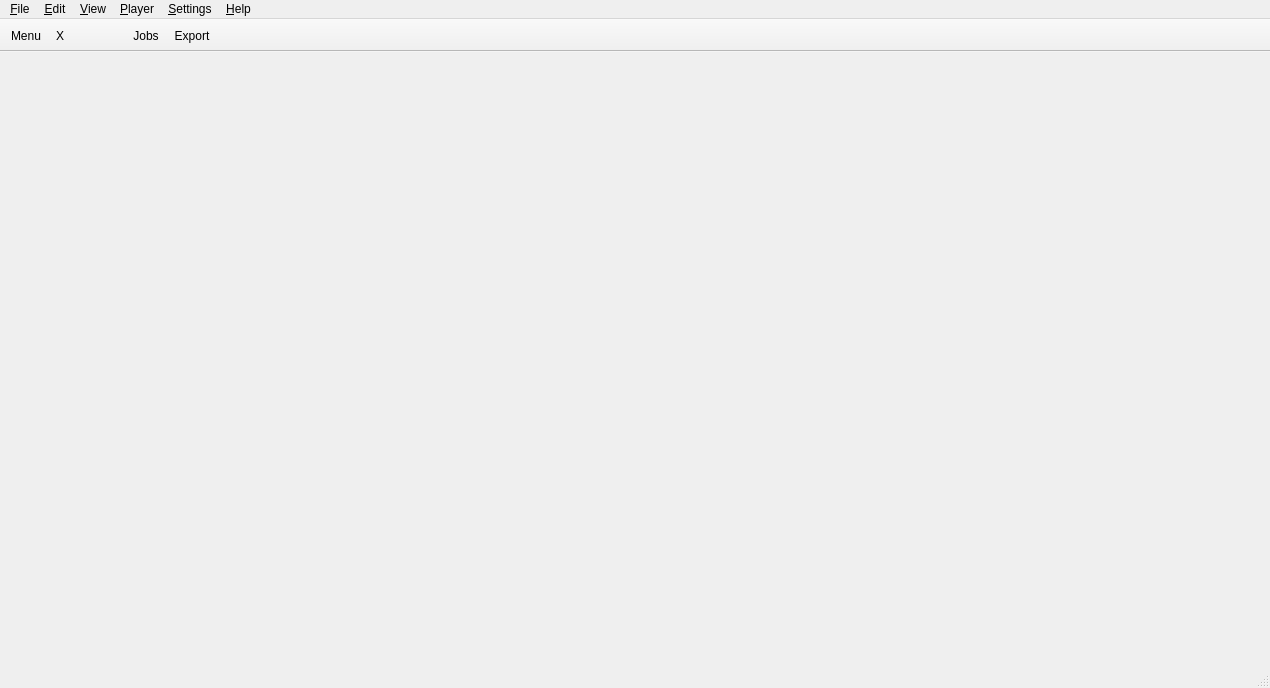
<?xml version="1.0" encoding="UTF-8"?>
<ui version="4.0">
 <class>MainWindow</class>
 <widget class="QMainWindow" name="MainWindow">
  <property name="geometry">
   <rect>
    <x>0</x>
    <y>0</y>
    <width>1270</width>
    <height>688</height>
   </rect>
  </property>
  <property name="windowTitle">
   <string>Shotcut</string>
  </property>
  <property name="windowIcon">
   <iconset resource="../icons/resources.qrc">
    <normaloff>:/icons/shotcut-logo-64.svg</normaloff>:/icons/shotcut-logo-64.svg</iconset>
  </property>
  <widget class="QWidget" name="centralWidget">
   <layout class="QHBoxLayout" name="horizontalLayout">
    <property name="leftMargin">
     <number>0</number>
    </property>
    <property name="topMargin">
     <number>4</number>
    </property>
    <property name="rightMargin">
     <number>0</number>
    </property>
    <property name="bottomMargin">
     <number>0</number>
    </property>
   </layout>
  </widget>
  <widget class="QMenuBar" name="menuBar">
   <property name="geometry">
    <rect>
     <x>0</x>
     <y>0</y>
     <width>1270</width>
     <height>29</height>
    </rect>
   </property>
   <widget class="QMenu" name="menuFile">
    <property name="title">
     <string>&amp;File</string>
    </property>
    <widget class="QMenu" name="menuExport">
     <property name="title">
      <string>Export</string>
     </property>
     <addaction name="actionExportFrame"/>
     <addaction name="actionExportVideo"/>
     <addaction name="actionExportChapters"/>
     <addaction name="actionExportEDL"/>
    </widget>
    <widget class="QMenu" name="menuOtherVersions">
     <property name="title">
      <string>Other Versions</string>
     </property>
     <addaction name="separator"/>
    </widget>
    <widget class="QMenu" name="menuNew">
     <property name="title">
      <string>New</string>
     </property>
     <addaction name="actionNew"/>
    </widget>
    <addaction name="menuNew"/>
    <addaction name="actionOpen"/>
    <addaction name="actionOpenOther"/>
    <addaction name="actionOpenXML"/>
    <addaction name="separator"/>
    <addaction name="actionSave"/>
    <addaction name="actionSave_As"/>
    <addaction name="actionBackupSave"/>
    <addaction name="menuOtherVersions"/>
    <addaction name="separator"/>
    <addaction name="actionShowProjectFolder"/>
    <addaction name="menuExport"/>
    <addaction name="actionClose"/>
    <addaction name="separator"/>
    <addaction name="actionExit"/>
   </widget>
   <widget class="QMenu" name="menuView">
    <property name="title">
     <string>&amp;View</string>
    </property>
    <widget class="QMenu" name="menuLayout">
     <property name="title">
      <string>Layout</string>
     </property>
     <addaction name="actionLayoutLogging"/>
     <addaction name="actionLayoutEditing"/>
     <addaction name="actionLayoutEffects"/>
     <addaction name="actionLayoutColor"/>
     <addaction name="actionLayoutAudio"/>
     <addaction name="actionLayoutPlayer"/>
     <addaction name="separator"/>
     <addaction name="actionLayoutClip"/>
     <addaction name="actionLayoutPlaylist"/>
     <addaction name="separator"/>
     <addaction name="actionRestoreLayout"/>
     <addaction name="actionLayoutAdd"/>
    </widget>
    <addaction name="actionEnterFullScreen"/>
    <addaction name="menuLayout"/>
    <addaction name="actionShowTitleBars"/>
    <addaction name="actionShowToolbar"/>
    <addaction name="actionShowMenuBar"/>
    <addaction name="actionShowSmallIcons"/>
    <addaction name="actionShowTextUnderIcons"/>
    <addaction name="separator"/>
   </widget>
   <widget class="QMenu" name="menuEdit">
    <property name="title">
     <string>&amp;Edit</string>
    </property>
   </widget>
   <widget class="QMenu" name="menuPlayer">
    <property name="title">
     <string>&amp;Player</string>
    </property>
    <widget class="QMenu" name="menuExternal">
     <property name="title">
      <string>External Monitor</string>
     </property>
     <addaction name="actionExternalNone"/>
    </widget>
    <addaction name="menuExternal"/>
    <addaction name="separator"/>
   </widget>
   <widget class="QMenu" name="menuHelp">
    <property name="title">
     <string>&amp;Help</string>
    </property>
    <addaction name="actionTopics"/>
    <addaction name="actionKeyboardShortcuts"/>
    <addaction name="actionWhatsThis"/>
    <addaction name="actionUpgrade"/>
    <addaction name="actionFAQ"/>
    <addaction name="actionTutorials"/>
    <addaction name="actionForum"/>
    <addaction name="separator"/>
    <addaction name="actionAbout_Shotcut"/>
    <addaction name="actionAbout_Qt"/>
   </widget>
   <widget class="QMenu" name="menuSettings">
    <property name="title">
     <string>&amp;Settings</string>
    </property>
    <widget class="QMenu" name="menuAudioChannels">
     <property name="title">
      <string>Audio Channels</string>
     </property>
     <addaction name="actionChannels1"/>
     <addaction name="actionChannels2"/>
     <addaction name="actionChannels4"/>
     <addaction name="actionChannels6"/>
    </widget>
    <widget class="QMenu" name="menuProfile">
     <property name="title">
      <string>Video Mode</string>
     </property>
     <addaction name="actionProfileAutomatic"/>
    </widget>
    <widget class="QMenu" name="menuProcessingMode">
     <property name="title">
      <string>Processing Mode</string>
     </property>
     <addaction name="actionNative8bitCpu"/>
     <addaction name="actionNative10bitCpu"/>
     <addaction name="actionLinear10bitCpu"/>
     <addaction name="actionLinear10bitGpuCpu"/>
    </widget>
    <widget class="QMenu" name="menuLanguage">
     <property name="title">
      <string>Language</string>
     </property>
    </widget>
    <widget class="QMenu" name="menuTheme">
     <property name="title">
      <string>Theme</string>
     </property>
     <addaction name="actionSystemTheme"/>
     <addaction name="actionSystemFusion"/>
     <addaction name="actionFusionDark"/>
     <addaction name="actionClassicFusionDark"/>
     <addaction name="actionFusionLight"/>
    </widget>
    <widget class="QMenu" name="menuDrawingMethod">
     <property name="title">
      <string>Display Method</string>
     </property>
     <addaction name="actionDrawingAutomatic"/>
     <addaction name="actionDrawingOpenGL"/>
     <addaction name="actionDrawingDirectX"/>
     <addaction name="actionDrawingVulkan"/>
    </widget>
    <widget class="QMenu" name="menuGpuAdapter">
     <property name="title">
      <string>Graphics Adapter</string>
     </property>
    </widget>
    <widget class="QMenu" name="menuJobPriority">
     <property name="title">
      <string>Job Priority</string>
     </property>
     <addaction name="actionJobPriorityLow"/>
     <addaction name="actionJobPriorityNormal"/>
    </widget>
    <widget class="QMenu" name="menuTimeline">
     <property name="title">
      <string>Timeline</string>
     </property>
    </widget>
    <widget class="QMenu" name="menuPlaylist">
     <property name="title">
      <string>Playlist</string>
     </property>
    </widget>
    <widget class="QMenu" name="menuData_Directory">
     <property name="title">
      <string>App Data Directory</string>
     </property>
     <addaction name="actionAppDataSet"/>
     <addaction name="actionAppDataShow"/>
    </widget>
    <widget class="QMenu" name="menuPreviewScaling">
     <property name="title">
      <string>Preview Scaling</string>
     </property>
     <addaction name="actionPreviewNone"/>
     <addaction name="actionPreview360"/>
     <addaction name="actionPreview540"/>
     <addaction name="actionPreview720"/>
     <addaction name="actionPreview1080"/>
     <addaction name="separator"/>
     <addaction name="actionPreviewHardwareDecoder"/>
    </widget>
    <widget class="QMenu" name="menuTimeFormat">
     <property name="title">
      <string>Time Format</string>
     </property>
     <addaction name="actionTimeClock"/>
     <addaction name="actionTimeDF"/>
     <addaction name="actionTimeNDF"/>
     <addaction name="actionTimeFrames"/>
    </widget>
    <widget class="QMenu" name="menuProxy">
     <property name="title">
      <string>Proxy</string>
     </property>
     <widget class="QMenu" name="menuStorage">
      <property name="title">
       <string>Storage</string>
      </property>
      <addaction name="actionProxyStorageSet"/>
      <addaction name="actionProxyStorageShow"/>
      <addaction name="actionProxyUseProjectFolder"/>
     </widget>
     <addaction name="actionUseProxy"/>
     <addaction name="menuStorage"/>
     <addaction name="separator"/>
     <addaction name="actionProxyUseHardware"/>
     <addaction name="actionProxyConfigureHardware"/>
    </widget>
    <widget class="QMenu" name="menuPlayerSettings">
     <property name="title">
      <string>Player</string>
     </property>
     <widget class="QMenu" name="menuDeinterlacer">
      <property name="title">
       <string>Deinterlacer</string>
      </property>
      <addaction name="actionOneField"/>
      <addaction name="actionYadifTemporal"/>
      <addaction name="actionYadifSpatial"/>
      <addaction name="actionBwdif"/>
     </widget>
     <widget class="QMenu" name="menuInterpolation">
      <property name="title">
       <string>Interpolation</string>
      </property>
      <addaction name="actionNearest"/>
      <addaction name="actionBilinear"/>
      <addaction name="actionBicubic"/>
      <addaction name="actionHyper"/>
     </widget>
     <addaction name="actionPauseAfterSeek"/>
     <addaction name="actionScrubAudio"/>
     <addaction name="actionJack"/>
     <addaction name="actionRealtime"/>
     <addaction name="actionProgressive"/>
     <addaction name="menuDeinterlacer"/>
     <addaction name="menuInterpolation"/>
     <addaction name="actionSync"/>
    </widget>
    <widget class="QMenu" name="menuBackup">
     <property name="title">
      <string>Backup</string>
     </property>
     <addaction name="actionBackupManually"/>
     <addaction name="actionBackupHourly"/>
     <addaction name="actionBackupDaily"/>
     <addaction name="actionBackupWeekly"/>
    </widget>
    <addaction name="actionProject"/>
    <addaction name="menuProfile"/>
    <addaction name="menuProcessingMode"/>
    <addaction name="menuAudioChannels"/>
    <addaction name="menuBackup"/>
    <addaction name="actionUser_Interface"/>
    <addaction name="menuPreviewScaling"/>
    <addaction name="menuProxy"/>
    <addaction name="menuPlayerSettings"/>
    <addaction name="menuPlaylist"/>
    <addaction name="menuTimeline"/>
    <addaction name="menuTimeFormat"/>
    <addaction name="menuLanguage"/>
    <addaction name="menuTheme"/>
    <addaction name="menuDrawingMethod"/>
    <addaction name="menuGpuAdapter"/>
    <addaction name="menuJobPriority"/>
    <addaction name="menuData_Directory"/>
    <addaction name="actionAudioVideoDevice"/>
    <addaction name="actionClearRecentOnExit"/>
    <addaction name="separator"/>
    <addaction name="actionLeaveSafeMode"/>
    <addaction name="actionReset"/>
   </widget>
   <addaction name="menuFile"/>
   <addaction name="menuEdit"/>
   <addaction name="menuView"/>
   <addaction name="menuPlayer"/>
   <addaction name="menuSettings"/>
   <addaction name="menuHelp"/>
  </widget>
  <widget class="QToolBar" name="mainToolBar">
   <property name="windowTitle">
    <string>Toolbar</string>
   </property>
   <property name="movable">
    <bool>false</bool>
   </property>
   <property name="toolButtonStyle">
    <enum>Qt::ToolButtonStyle::ToolButtonFollowStyle</enum>
   </property>
   <property name="iconSize">
    <size>
     <width>18</width>
     <height>18</height>
    </size>
   </property>
   <property name="floatable">
    <bool>false</bool>
   </property>
   <property name="Movable" stdset="0">
    <bool>false</bool>
   </property>
   <attribute name="toolBarArea">
    <enum>TopToolBarArea</enum>
   </attribute>
   <attribute name="toolBarBreak">
    <bool>false</bool>
   </attribute>
   <!-- Grafito top bar (52 px). Left: main menu, logo and project info
        (inserted before dummyAction in MainWindow::setupTopBar). Center:
        workspace switcher (inserted before dummyAction). Right: undo/redo
        (inserted between the undo separators), jobs and export. -->
   <addaction name="actionMainMenu"/>
   <addaction name="dummyAction"/>
   <addaction name="undoStartSeparator"/>
   <addaction name="undoEndSeparator"/>
   <addaction name="actionJobs"/>
   <addaction name="actionEncode"/>
  </widget>
  <widget class="QStatusBar" name="statusBar"/>
  <action name="actionOpen">
   <property name="icon">
    <iconset theme="document-open" resource="../icons/resources.qrc">
     <normaloff>:/icons/dark/32x32/document-open.png</normaloff>:/icons/dark/32x32/document-open.png</iconset>
   </property>
   <property name="text">
    <string>&amp;Open File...</string>
   </property>
   <property name="toolTip">
    <string>Open a video, audio, image, or project file</string>
   </property>
   <property name="shortcut">
    <string notr="true">Ctrl+O</string>
   </property>
   <property name="iconVisibleInMenu">
    <bool>false</bool>
   </property>
  </action>
  <action name="actionExit">
   <property name="text">
    <string>E&amp;xit</string>
   </property>
   <property name="toolTip">
    <string>Quit the application</string>
   </property>
   <property name="shortcut">
    <string notr="true">Ctrl+Q</string>
   </property>
  </action>
  <action name="actionAbout_Shotcut">
   <property name="text">
    <string>&amp;About Shotcut</string>
   </property>
   <property name="menuRole">
    <enum>QAction::MenuRole::AboutRole</enum>
   </property>
  </action>
  <action name="actionAbout_Qt">
   <property name="text">
    <string>About Qt</string>
   </property>
   <property name="menuRole">
    <enum>QAction::MenuRole::AboutQtRole</enum>
   </property>
  </action>
  <action name="actionOpenOther">
   <property name="text">
    <string>Open Other...</string>
   </property>
   <property name="toolTip">
    <string>Open a device, stream or generator</string>
   </property>
   <property name="shortcut">
    <string notr="true">Ctrl+Shift+O</string>
   </property>
   <property name="iconVisibleInMenu">
    <bool>false</bool>
   </property>
  </action>
  <action name="actionSave">
   <property name="icon">
    <iconset theme="document-save" resource="../icons/resources.qrc">
     <normaloff>:/icons/dark/32x32/document-save.png</normaloff>:/icons/dark/32x32/document-save.png</iconset>
   </property>
   <property name="text">
    <string>&amp;Save</string>
   </property>
   <property name="toolTip">
    <string>Save project as a MLT XML file</string>
   </property>
   <property name="whatsThis">
    <string notr="true">https://forum.shotcut.org/t/file-save-and-save-as/12973/1</string>
   </property>
   <property name="shortcut">
    <string notr="true">Ctrl+S</string>
   </property>
   <property name="iconVisibleInMenu">
    <bool>false</bool>
   </property>
  </action>
  <action name="actionSave_As">
   <property name="text">
    <string>Save &amp;As...</string>
   </property>
   <property name="toolTip">
    <string>Save project to a different MLT XML file</string>
   </property>
   <property name="whatsThis">
    <string notr="true">https://forum.shotcut.org/t/file-save-and-save-as/12973/1</string>
   </property>
   <property name="shortcut">
    <string notr="true">Ctrl+Shift+S</string>
   </property>
  </action>
  <action name="actionEncode">
   <property name="icon">
    <iconset theme="media-record" resource="../icons/resources.qrc">
     <normaloff>:/icons/dark/32x32/media-record.png</normaloff>:/icons/dark/32x32/media-record.png</iconset>
   </property>
   <property name="text">
    <string>Export</string>
   </property>
   <property name="toolTip">
    <string>Export</string>
   </property>
   <property name="whatsThis">
    <string notr="true">https://forum.shotcut.org/t/export-basics/12953//1</string>
   </property>
  </action>
  <action name="actionForum">
   <property name="text">
    <string>Forum...</string>
   </property>
  </action>
  <action name="actionFAQ">
   <property name="text">
    <string>FAQ...</string>
   </property>
  </action>
  <action name="actionEnterFullScreen">
   <property name="icon">
    <iconset theme="view-fullscreen" resource="../icons/resources.qrc">
     <normaloff>:/icons/dark/32x32/view-fullscreen.png</normaloff>:/icons/dark/32x32/view-fullscreen.png</iconset>
   </property>
   <property name="text">
    <string>Enter Full Screen</string>
   </property>
   <property name="shortcut">
    <string>F11</string>
   </property>
  </action>
  <action name="actionAudioMeter">
   <property name="icon">
    <iconset theme="audio-meter" resource="../icons/resources.qrc">
     <normaloff>:/icons/dark/32x32/audio-meter.png</normaloff>:/icons/dark/32x32/audio-meter.png</iconset>
   </property>
   <property name="text">
    <string>Peak Meter</string>
   </property>
   <property name="toolTip">
    <string>Audio Peak Meter</string>
   </property>
   <property name="whatsThis">
    <string notr="true">https://forum.shotcut.org/t/audio-peak-meter-scope/12918/1</string>
   </property>
  </action>
  <action name="actionProperties">
   <property name="icon">
    <iconset theme="dialog-information" resource="../icons/resources.qrc">
     <normaloff>:/icons/dark/32x32/dialog-information.png</normaloff>:/icons/dark/32x32/dialog-information.png</iconset>
   </property>
   <property name="text">
    <string>Properties</string>
   </property>
   <property name="whatsThis">
    <string notr="true">https://forum.shotcut.org/t/user-guide-table-of-contents/43285#p-145073-properties-14</string>
   </property>
  </action>
  <action name="actionRecent">
   <property name="icon">
    <iconset theme="document-open-recent" resource="../icons/resources.qrc">
     <normaloff>:/icons/dark/32x32/document-open-recent.png</normaloff>:/icons/dark/32x32/document-open-recent.png</iconset>
   </property>
   <property name="text">
    <string>Recent</string>
   </property>
   <property name="whatsThis">
    <string notr="true">https://forum.shotcut.org/t/recent-panel/12941/1</string>
   </property>
  </action>
  <action name="actionPlaylist">
   <property name="icon">
    <iconset theme="view-media-playlist" resource="../icons/resources.qrc">
     <normaloff>:/icons/dark/32x32/view-media-playlist.png</normaloff>:/icons/dark/32x32/view-media-playlist.png</iconset>
   </property>
   <property name="text">
    <string>Playlist</string>
   </property>
   <property name="whatsThis">
    <string notr="true">https://forum.shotcut.org/t/about-the-playlist/12951/1</string>
   </property>
  </action>
  <action name="actionHistory">
   <property name="icon">
    <iconset theme="view-history" resource="../icons/resources.qrc">
     <normaloff>:/icons/dark/32x32/view-history.png</normaloff>:/icons/dark/32x32/view-history.png</iconset>
   </property>
   <property name="text">
    <string>History</string>
   </property>
   <property name="whatsThis">
    <string notr="true">https://forum.shotcut.org/t/history-panel/12944/1</string>
   </property>
  </action>
  <action name="actionRealtime">
   <property name="checkable">
    <bool>true</bool>
   </property>
   <property name="checked">
    <bool>true</bool>
   </property>
   <property name="text">
    <string>Realtime (frame dropping)</string>
   </property>
  </action>
  <action name="actionProgressive">
   <property name="checkable">
    <bool>true</bool>
   </property>
   <property name="checked">
    <bool>true</bool>
   </property>
   <property name="text">
    <string>Progressive</string>
   </property>
  </action>
  <action name="actionNative8bitCpu">
   <property name="checkable">
    <bool>true</bool>
   </property>
   <property name="text">
    <string>Native 8-bit CPU (fast, flexible)</string>
   </property>
  </action>
  <action name="actionNative10bitCpu">
   <property name="checkable">
    <bool>true</bool>
   </property>
   <property name="text">
    <string>Native 10-bit CPU (slower, better)</string>
   </property>
  </action>
  <action name="actionLinear10bitCpu">
   <property name="checkable">
    <bool>true</bool>
   </property>
   <property name="text">
    <string>Linear 10-bit CPU (slowest, best)</string>
   </property>
  </action>
  <action name="actionLinear10bitGpuCpu">
   <property name="checkable">
    <bool>true</bool>
   </property>
   <property name="text">
    <string>Linear 10-bit GPU/CPU (Experimental)</string>
   </property>
  </action>
  <action name="actionChannels1">
   <property name="checkable">
    <bool>true</bool>
   </property>
   <property name="text">
    <string>1 (mono)</string>
   </property>
  </action>
  <action name="actionChannels2">
   <property name="checkable">
    <bool>true</bool>
   </property>
   <property name="text">
    <string>2 (stereo)</string>
   </property>
  </action>
  <action name="actionChannels4">
   <property name="checkable">
    <bool>true</bool>
   </property>
   <property name="text">
    <string>4 (quad/Ambisonics)</string>
   </property>
  </action>
  <action name="actionChannels6">
   <property name="checkable">
    <bool>true</bool>
   </property>
   <property name="text">
    <string>6 (5.1 surround)</string>
   </property>
  </action>
  <action name="actionOneField">
   <property name="checkable">
    <bool>true</bool>
   </property>
   <property name="checked">
    <bool>true</bool>
   </property>
   <property name="text">
    <string>One Field (fast)</string>
   </property>
  </action>
  <action name="actionYadifTemporal">
   <property name="checkable">
    <bool>true</bool>
   </property>
   <property name="text">
    <string>YADIF - temporal only (good)</string>
   </property>
  </action>
  <action name="actionYadifSpatial">
   <property name="checkable">
    <bool>true</bool>
   </property>
   <property name="text">
    <string>YADIF - temporal + spatial (better)</string>
   </property>
  </action>
  <action name="actionBwdif">
   <property name="checkable">
    <bool>true</bool>
   </property>
   <property name="text">
    <string>BWDIF (best)</string>
   </property>
  </action>
  <action name="actionNearest">
   <property name="checkable">
    <bool>true</bool>
   </property>
   <property name="checked">
    <bool>true</bool>
   </property>
   <property name="text">
    <string>Nearest Neighbor (fast)</string>
   </property>
  </action>
  <action name="actionBilinear">
   <property name="checkable">
    <bool>true</bool>
   </property>
   <property name="text">
    <string>Bilinear (good)</string>
   </property>
  </action>
  <action name="actionBicubic">
   <property name="checkable">
    <bool>true</bool>
   </property>
   <property name="text">
    <string>Bicubic (better)</string>
   </property>
  </action>
  <action name="actionHyper">
   <property name="checkable">
    <bool>true</bool>
   </property>
   <property name="text">
    <string>Lanczos (best)</string>
   </property>
  </action>
  <action name="actionProfileAutomatic">
   <property name="checkable">
    <bool>true</bool>
   </property>
   <property name="checked">
    <bool>true</bool>
   </property>
   <property name="text">
    <string>Automatic</string>
   </property>
  </action>
  <action name="actionExternalNone">
   <property name="checkable">
    <bool>true</bool>
   </property>
   <property name="checked">
    <bool>true</bool>
   </property>
   <property name="text">
    <string>None</string>
   </property>
  </action>
  <action name="actionJack">
   <property name="checkable">
    <bool>true</bool>
   </property>
   <property name="text">
    <string>Use JACK Audio</string>
   </property>
  </action>
  <action name="actionFilters">
   <property name="icon">
    <iconset theme="view-filter" resource="../icons/resources.qrc">
     <normaloff>:/icons/dark/32x32/view-filter.png</normaloff>:/icons/dark/32x32/view-filter.png</iconset>
   </property>
   <property name="text">
    <string>Filters</string>
   </property>
   <property name="toolTip">
    <string>Filters</string>
   </property>
   <property name="whatsThis">
    <string notr="true">https://forum.shotcut.org/t/add-search-remove-and-reorder-filters/48127/1</string>
   </property>
  </action>
  <action name="actionAddCustomProfile">
   <property name="text">
    <string>Add...</string>
   </property>
  </action>
  <action name="actionSystemTheme">
   <property name="checkable">
    <bool>true</bool>
   </property>
   <property name="text">
    <string>System</string>
   </property>
   <property name="toolTip">
    <string>Use the user or platform style, colors, and icons.</string>
   </property>
  </action>
  <action name="actionSystemFusion">
   <property name="checkable">
    <bool>true</bool>
   </property>
   <property name="text">
    <string>System Fusion</string>
   </property>
  </action>
  <action name="actionFusionDark">
   <property name="checkable">
    <bool>true</bool>
   </property>
   <property name="text">
    <string>Grafito Modern</string>
   </property>
   <property name="toolTip">
    <string>The dark Grafito theme with the accent color of your choice.</string>
   </property>
  </action>
  <action name="actionClassicFusionDark">
   <property name="checkable">
    <bool>true</bool>
   </property>
   <property name="text">
    <string>Classic Fusion Dark</string>
   </property>
   <property name="toolTip">
    <string>The dark theme of Shotcut before the Grafito redesign.</string>
   </property>
  </action>
  <action name="actionFusionLight">
   <property name="checkable">
    <bool>true</bool>
   </property>
   <property name="text">
    <string>Fusion Light</string>
   </property>
  </action>
  <action name="actionTutorials">
   <property name="text">
    <string>Tutorials...</string>
   </property>
  </action>
  <action name="actionTimeline">
   <property name="icon">
    <iconset theme="view-time-schedule" resource="../icons/resources.qrc">
     <normaloff>:/icons/dark/32x32/view-time-schedule.png</normaloff>:/icons/dark/32x32/view-time-schedule.png</iconset>
   </property>
   <property name="text">
    <string>Timeline</string>
   </property>
   <property name="whatsThis">
    <string notr="true">https://forum.shotcut.org/t/about-the-timeline/12952/1</string>
   </property>
  </action>
  <action name="actionRestoreLayout">
   <property name="text">
    <string>Restore Default Layout</string>
   </property>
   <property name="toolTip">
    <string>Restore Default Layout</string>
   </property>
  </action>
  <action name="actionShowTitleBars">
   <property name="checkable">
    <bool>true</bool>
   </property>
   <property name="text">
    <string>Show Title Bars</string>
   </property>
  </action>
  <action name="actionShowToolbar">
   <property name="checkable">
    <bool>true</bool>
   </property>
   <property name="text">
    <string>Show Toolbar</string>
   </property>
  </action>
  <action name="actionShowMenuBar">
   <property name="checkable">
    <bool>true</bool>
   </property>
   <property name="text">
    <string>Show Menu Bar</string>
   </property>
   <property name="toolTip">
    <string>Show the classic menu bar in addition to the main menu button</string>
   </property>
  </action>
  <action name="actionMainMenu">
   <property name="icon">
    <iconset theme="show-menu" resource="../icons/resources.qrc">
     <normaloff>:/icons/dark/32x32/show-menu.png</normaloff>:/icons/dark/32x32/show-menu.png</iconset>
   </property>
   <property name="text">
    <string>Menu</string>
   </property>
   <property name="toolTip">
    <string>Show the main menu (Alt)</string>
   </property>
  </action>
  <action name="actionUpgrade">
   <property name="text">
    <string>Upgrade...</string>
   </property>
  </action>
  <action name="actionOpenXML">
   <property name="text">
    <string>Open MLT XML As Clip...</string>
   </property>
   <property name="toolTip">
    <string>Open a MLT XML project file as a virtual clip</string>
   </property>
  </action>
  <action name="actionScrubAudio">
   <property name="checkable">
    <bool>true</bool>
   </property>
   <property name="text">
    <string>Scrub Audio</string>
   </property>
  </action>
  <action name="actionDrawingAutomatic">
   <property name="checkable">
    <bool>true</bool>
   </property>
   <property name="checked">
    <bool>true</bool>
   </property>
   <property name="text">
    <string>Automatic</string>
   </property>
  </action>
  <action name="actionDrawingOpenGL">
   <property name="checkable">
    <bool>true</bool>
   </property>
   <property name="text">
    <string notr="true">OpenGL</string>
   </property>
  </action>
  <action name="actionDrawingDirectX">
   <property name="checkable">
    <bool>true</bool>
   </property>
   <property name="text">
    <string notr="true">DirectX (ANGLE)</string>
   </property>
  </action>
  <action name="actionJobPriorityLow">
   <property name="checkable">
    <bool>true</bool>
   </property>
   <property name="text">
    <string>Low</string>
   </property>
  </action>
  <action name="actionJobPriorityNormal">
   <property name="checkable">
    <bool>true</bool>
   </property>
   <property name="text">
    <string>Normal</string>
   </property>
  </action>
  <action name="actionResources">
   <property name="text">
    <string>Resources...</string>
   </property>
  </action>
  <action name="actionApplicationLog">
   <property name="text">
    <string>Application Log...</string>
   </property>
  </action>
  <action name="actionProject">
   <property name="enabled">
    <bool>true</bool>
   </property>
   <property name="text">
    <string>Project</string>
   </property>
  </action>
  <action name="actionUser_Interface">
   <property name="enabled">
    <bool>true</bool>
   </property>
   <property name="text">
    <string>User Interface</string>
   </property>
  </action>
  <action name="actionClose">
   <property name="icon">
    <iconset theme="window-close" resource="../icons/resources.qrc">
     <normaloff>:/icons/dark/32x32/window-close.png</normaloff>:/icons/dark/32x32/window-close.png</iconset>
   </property>
   <property name="text">
    <string>Close</string>
   </property>
   <property name="shortcut">
    <string notr="true">Ctrl+W</string>
   </property>
   <property name="iconVisibleInMenu">
    <bool>false</bool>
   </property>
  </action>
  <action name="actionExportEDL">
   <property name="text">
    <string>EDL...</string>
   </property>
   <property name="iconText">
    <string>Export EDL</string>
   </property>
   <property name="toolTip">
    <string>Export EDL</string>
   </property>
  </action>
  <action name="actionExportFrame">
   <property name="text">
    <string>Frame...</string>
   </property>
   <property name="iconText">
    <string>Export Frame</string>
   </property>
   <property name="toolTip">
    <string>Export Frame</string>
   </property>
   <property name="shortcut">
    <string notr="true">Ctrl+Shift+E</string>
   </property>
  </action>
  <action name="actionExportVideo">
   <property name="text">
    <string>Video/Audio...</string>
   </property>
   <property name="iconText">
    <string>Export Video/Audio</string>
   </property>
   <property name="toolTip">
    <string>Export Video/Audio</string>
   </property>
   <property name="shortcut">
    <string notr="true">Ctrl+E</string>
   </property>
  </action>
  <action name="actionAppDataSet">
   <property name="text">
    <string>Set...</string>
   </property>
  </action>
  <action name="actionAppDataShow">
   <property name="text">
    <string>Show...</string>
   </property>
   <property name="toolTip">
    <string>Show</string>
   </property>
  </action>
  <action name="actionKeyframes">
   <property name="icon">
    <iconset theme="chronometer" resource="../icons/resources.qrc">
     <normaloff>:/icons/dark/32x32/chronometer.png</normaloff>:/icons/dark/32x32/chronometer.png</iconset>
   </property>
   <property name="text">
    <string>Keyframes</string>
   </property>
   <property name="toolTip">
    <string>Keyframes</string>
   </property>
   <property name="whatsThis">
    <string notr="true">https://forum.shotcut.org/t/about-keyframes/12957/1</string>
   </property>
  </action>
  <action name="actionNew">
   <property name="text">
    <string>Project</string>
   </property>
   <property name="toolTip">
    <string>Project</string>
   </property>
   <property name="shortcut">
    <string>Ctrl+N</string>
   </property>
  </action>
  <action name="actionScreenSnapshot">
   <property name="text">
    <string>Screen Snapshot</string>
   </property>
   <property name="toolTip">
    <string>Capture a screenshot</string>
   </property>
   <property name="visible">
    <bool>false</bool>
   </property>
  </action>
  <action name="actionScreenRecording">
   <property name="text">
    <string>Screen Recording</string>
   </property>
   <property name="toolTip">
    <string>Record the screen</string>
   </property>
   <property name="visible">
    <bool>false</bool>
   </property>
  </action>
  <action name="actionKeyboardShortcuts">
   <property name="text">
    <string>Actions and Shortcuts...</string>
   </property>
   <property name="shortcut">
    <string notr="true">?</string>
   </property>
  </action>
  <action name="actionLayoutAudio">
   <property name="checkable">
    <bool>true</bool>
   </property>
   <property name="text">
    <string>Audio</string>
   </property>
   <property name="toolTip">
    <string>Switch to the audio layout</string>
   </property>
   <property name="shortcut">
    <string>Alt+5</string>
   </property>
  </action>
  <action name="actionLayoutLogging">
   <property name="checkable">
    <bool>true</bool>
   </property>
   <property name="text">
    <string>Logging</string>
   </property>
   <property name="toolTip">
    <string>Switch to the logging layout</string>
   </property>
   <property name="shortcut">
    <string>Alt+1</string>
   </property>
  </action>
  <action name="actionLayoutEditing">
   <property name="checkable">
    <bool>true</bool>
   </property>
   <property name="text">
    <string>Editing</string>
   </property>
   <property name="toolTip">
    <string>Switch to the editing layout</string>
   </property>
   <property name="shortcut">
    <string>Alt+2</string>
   </property>
  </action>
  <action name="actionLayoutEffects">
   <property name="checkable">
    <bool>true</bool>
   </property>
   <property name="text">
    <string>FX</string>
   </property>
   <property name="toolTip">
    <string>Switch to the effects layout</string>
   </property>
   <property name="shortcut">
    <string>Alt+3</string>
   </property>
  </action>
  <action name="actionLayoutAdd">
   <property name="text">
    <string>Add...</string>
   </property>
  </action>
  <action name="actionProfileRemove">
   <property name="text">
    <string>Remove...</string>
   </property>
  </action>
  <action name="actionLayoutRemove">
   <property name="text">
    <string>Remove...</string>
   </property>
  </action>
  <action name="actionOpenOther2">
   <property name="icon">
    <iconset theme="document-new" resource="../icons/resources.qrc">
     <normaloff>:/icons/dark/32x32/document-new.png</normaloff>:/icons/dark/32x32/document-new.png</iconset>
   </property>
   <property name="text">
    <string>Generate</string>
   </property>
   <property name="whatsThis">
    <string notr="true">https://forum.shotcut.org/t/user-guide-table-of-contents/43285#p-145073-properties-14</string>
   </property>
   <property name="iconVisibleInMenu">
    <bool>false</bool>
   </property>
  </action>
  <action name="actionClearRecentOnExit">
   <property name="checkable">
    <bool>true</bool>
   </property>
   <property name="text">
    <string>Clear Recent on Exit</string>
   </property>
  </action>
  <action name="actionShowTextUnderIcons">
   <property name="checkable">
    <bool>true</bool>
   </property>
   <property name="text">
    <string>Show Text Under Icons</string>
   </property>
  </action>
  <action name="actionShowSmallIcons">
   <property name="checkable">
    <bool>true</bool>
   </property>
   <property name="text">
    <string>Show Small Icons</string>
   </property>
  </action>
  <action name="actionJobs">
   <property name="icon">
    <iconset theme="run-build" resource="../icons/resources.qrc">
     <normaloff>:/icons/dark/32x32/run-build.png</normaloff>:/icons/dark/32x32/run-build.png</iconset>
   </property>
   <property name="text">
    <string>Jobs</string>
   </property>
   <property name="whatsThis">
    <string notr="true">https://forum.shotcut.org/t/jobs-panel/12945/1</string>
   </property>
  </action>
  <action name="actionMarkers">
   <property name="icon">
    <iconset theme="marker" resource="../icons/resources.qrc">
     <normaloff>:/icons/dark/32x32/marker.png</normaloff>:/icons/dark/32x32/marker.png</iconset>
   </property>
   <property name="text">
    <string>Markers</string>
   </property>
   <property name="whatsThis">
    <string notr="true">https://forum.shotcut.org/t/timeline-markers/30535/1</string>
   </property>
  </action>
  <action name="actionNotes">
   <property name="icon">
    <iconset theme="document-edit" resource="../icons/resources.qrc">
     <normaloff>:/icons/dark/32x32/document-edit.png</normaloff>:/icons/dark/32x32/document-edit.png</iconset>
   </property>
   <property name="text">
    <string>Notes</string>
   </property>
   <property name="whatsThis">
    <string notr="true">https://forum.shotcut.org/t/notes-panel/33110/1</string>
   </property>
  </action>
  <action name="actionSubtitles">
   <property name="icon">
    <iconset theme="subtitle" resource="../icons/resources.qrc">
     <normaloff>:/icons/dark/32x32/subtitle.png</normaloff>:/icons/dark/32x32/subtitle.png</iconset>
   </property>
   <property name="text">
    <string>Subtitles</string>
   </property>
   <property name="whatsThis">
    <string notr="true">https://forum.shotcut.org/t/subtitles-panel/45312/1</string>
   </property>
  </action>
  <action name="actionPreview540">
   <property name="checkable">
    <bool>true</bool>
   </property>
   <property name="text">
    <string>540p</string>
   </property>
   <property name="shortcut">
    <string notr="true">F8</string>
   </property>
  </action>
  <action name="actionPreview720">
   <property name="checkable">
    <bool>true</bool>
   </property>
   <property name="text">
    <string>720p</string>
   </property>
   <property name="shortcut">
    <string notr="true">F9</string>
   </property>
  </action>
  <action name="actionPreview1080">
   <property name="checkable">
    <bool>true</bool>
   </property>
   <property name="text">
    <string>1080p</string>
   </property>
  </action>
  <action name="actionPreviewNone">
   <property name="checkable">
    <bool>true</bool>
   </property>
   <property name="text">
    <string>None</string>
   </property>
   <property name="shortcut">
    <string notr="true">F6</string>
   </property>
  </action>
  <action name="actionPreview360">
   <property name="checkable">
    <bool>true</bool>
   </property>
   <property name="text">
    <string>360p</string>
   </property>
   <property name="shortcut">
    <string notr="true">F7</string>
   </property>
  </action>
  <action name="actionTimeDF">
   <property name="checkable">
    <bool>true</bool>
   </property>
   <property name="text">
    <string>Timecode (Drop-Frame)</string>
   </property>
  </action>
  <action name="actionTimeFrames">
   <property name="checkable">
    <bool>true</bool>
   </property>
   <property name="text">
    <string>Frames</string>
   </property>
  </action>
  <action name="actionTimeClock">
   <property name="checkable">
    <bool>true</bool>
   </property>
   <property name="text">
    <string>Clock</string>
   </property>
  </action>
  <action name="actionTimeNDF">
   <property name="checkable">
    <bool>true</bool>
   </property>
   <property name="text">
    <string>Timecode (Non-Drop Frame)</string>
   </property>
  </action>
  <action name="actionTopics">
   <property name="text">
    <string>Topics</string>
   </property>
   <property name="shortcut">
    <string notr="true">F1</string>
   </property>
  </action>
  <action name="actionSync">
   <property name="text">
    <string>Synchronization...</string>
   </property>
   <property name="toolTip">
    <string>Synchronization</string>
   </property>
  </action>
  <action name="actionUseProxy">
   <property name="checkable">
    <bool>true</bool>
   </property>
   <property name="text">
    <string>Use Proxy</string>
   </property>
   <property name="shortcut">
    <string notr="true">F4</string>
   </property>
  </action>
  <action name="actionProxyStorageSet">
   <property name="text">
    <string>Set...</string>
   </property>
   <property name="toolTip">
    <string>Set the proxy storage folder</string>
   </property>
  </action>
  <action name="actionProxyStorageShow">
   <property name="text">
    <string>Show...</string>
   </property>
   <property name="toolTip">
    <string>Show the proxy storage folder</string>
   </property>
  </action>
  <action name="actionProxyUseProjectFolder">
   <property name="checkable">
    <bool>true</bool>
   </property>
   <property name="checked">
    <bool>true</bool>
   </property>
   <property name="text">
    <string>Use Project Folder</string>
   </property>
   <property name="toolTip">
    <string>Store proxies in the project folder if defined</string>
   </property>
  </action>
  <action name="actionProxyUseHardware">
   <property name="checkable">
    <bool>true</bool>
   </property>
   <property name="text">
    <string>Use Hardware Encoder</string>
   </property>
  </action>
  <action name="actionPreviewHardwareDecoder">
   <property name="checkable">
    <bool>true</bool>
   </property>
   <property name="text">
    <string>Use Hardware Decoder</string>
   </property>
  </action>
  <action name="actionProxyConfigureHardware">
   <property name="text">
    <string>Configure Hardware Encoder...</string>
   </property>
  </action>
  <action name="actionLayoutColor">
   <property name="checkable">
    <bool>true</bool>
   </property>
   <property name="text">
    <string>Color</string>
   </property>
   <property name="toolTip">
    <string>Switch to the color layout</string>
   </property>
   <property name="shortcut">
    <string>Alt+4</string>
   </property>
  </action>
  <action name="actionLayoutPlayer">
   <property name="checkable">
    <bool>true</bool>
   </property>
   <property name="text">
    <string>Player</string>
   </property>
   <property name="toolTip">
    <string>Switch to the player only layout</string>
   </property>
   <property name="shortcut">
    <string>Alt+6</string>
   </property>
  </action>
  <action name="undoStartSeparator">
   <property name="separator">
    <bool>true</bool>
   </property>
  </action>
  <action name="undoEndSeparator">
   <property name="separator">
    <bool>true</bool>
   </property>
  </action>
  <action name="dummyAction">
   <property name="text">
    <string notr="true">X</string>
   </property>
   <property name="visible">
    <bool>false</bool>
   </property>
  </action>
  <action name="actionLayoutPlaylist">
   <property name="text">
    <string>Playlist Project</string>
   </property>
  </action>
  <action name="actionLayoutClip">
   <property name="text">
    <string>Clip-only Project</string>
   </property>
  </action>
  <action name="actionExportChapters">
   <property name="text">
    <string>Markers as Chapters...</string>
   </property>
   <property name="iconText">
    <string>Export Chapters</string>
   </property>
   <property name="toolTip">
    <string>Export Chapters</string>
   </property>
  </action>
  <action name="actionAudioVideoDevice">
   <property name="text">
    <string>Audio/Video Device...</string>
   </property>
  </action>
  <action name="actionReset">
   <property name="text">
    <string>Reset...</string>
   </property>
  </action>
  <action name="actionBackupSave">
   <property name="text">
    <string>Backup and Save</string>
   </property>
   <property name="toolTip">
    <string>Backup and Save</string>
   </property>
   <property name="shortcut">
    <string>Ctrl+Alt+S</string>
   </property>
  </action>
  <action name="actionBackupManually">
   <property name="checkable">
    <bool>true</bool>
   </property>
   <property name="text">
    <string>Manually</string>
   </property>
  </action>
  <action name="actionBackupHourly">
   <property name="checkable">
    <bool>true</bool>
   </property>
   <property name="text">
    <string>Hourly</string>
   </property>
  </action>
  <action name="actionBackupDaily">
   <property name="checkable">
    <bool>true</bool>
   </property>
   <property name="text">
    <string>Daily</string>
   </property>
  </action>
  <action name="actionBackupWeekly">
   <property name="checkable">
    <bool>true</bool>
   </property>
   <property name="checked">
    <bool>true</bool>
   </property>
   <property name="text">
    <string>Weekly</string>
   </property>
  </action>
  <action name="actionShowProjectFolder">
   <property name="text">
    <string>Show Project in Folder</string>
   </property>
  </action>
  <action name="actionPauseAfterSeek">
   <property name="checkable">
    <bool>true</bool>
   </property>
   <property name="checked">
    <bool>true</bool>
   </property>
   <property name="text">
    <string>Pause After Seek</string>
   </property>
  </action>
  <action name="actionFiles">
   <property name="icon">
    <iconset theme="system-file-manager" resource="../icons/resources.qrc">
     <normaloff>:/icons/dark/32x32/system-file-manager.png</normaloff>:/icons/dark/32x32/system-file-manager.png</iconset>
   </property>
   <property name="text">
    <string>Files</string>
   </property>
  </action>
  <action name="actionWhatsThis">
   <property name="icon">
    <iconset theme="help-contextual" resource="../icons/resources.qrc">
     <normaloff>:/icons/dark/32x32/help-contextual.png</normaloff>:/icons/dark/32x32/help-contextual.png</iconset>
   </property>
   <property name="text">
    <string>What's This?</string>
   </property>
   <property name="toolTip">
    <string>Get help about something by clicking it</string>
   </property>
   <property name="shortcut">
    <string notr="true">Shift+F1</string>
   </property>
  </action>
  <action name="actionDrawingVulkan">
   <property name="checkable">
    <bool>true</bool>
   </property>
   <property name="text">
    <string notr="true">Vulkan</string>
   </property>
   <property name="iconText">
    <string notr="true">Vulkan</string>
   </property>
   <property name="toolTip">
    <string notr="true">Vulkan</string>
   </property>
  </action>
  <action name="actionLeaveSafeMode">
   <property name="checkable">
    <bool>true</bool>
   </property>
   <property name="text">
    <string>Allow External Plugins</string>
   </property>
  </action>
 </widget>
 <layoutdefault spacing="6" margin="11"/>
 <resources>
  <include location="../icons/resources.qrc"/>
 </resources>
 <connections>
  <connection>
   <sender>actionExit</sender>
   <signal>triggered()</signal>
   <receiver>MainWindow</receiver>
   <slot>close()</slot>
   <hints>
    <hint type="sourcelabel">
     <x>-1</x>
     <y>-1</y>
    </hint>
    <hint type="destinationlabel">
     <x>199</x>
     <y>149</y>
    </hint>
   </hints>
  </connection>
 </connections>
</ui>
